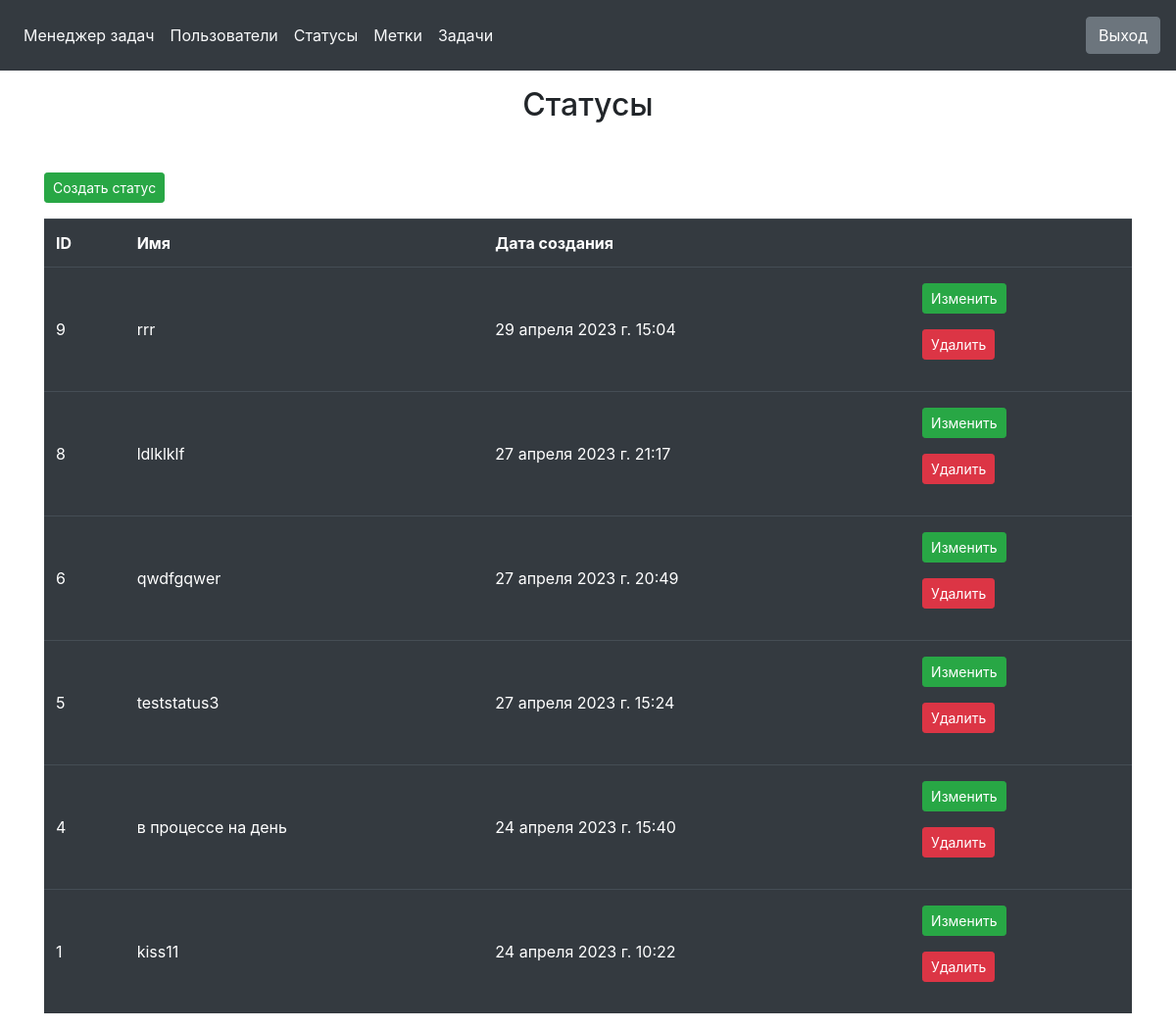
Page /statuses/ (signed in) on the earlier database version.
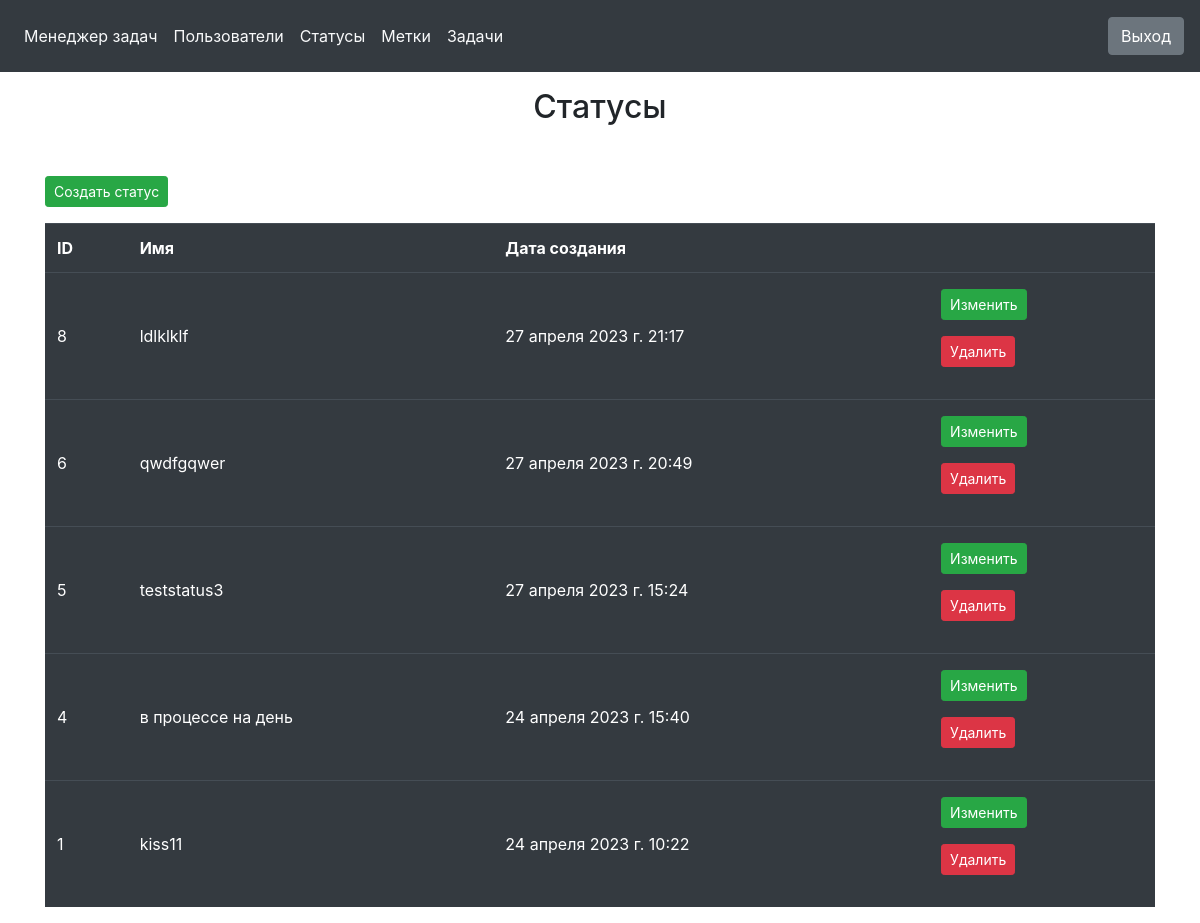
Same page on the later database version.
### task_manager/statuses/models.py (models this page shows, shortened)
class Statuses(models.Model):
    name = models.CharField(_('name'), max_length=255, unique=True)
    created_at = models.DateTimeField(_('created at'), auto_now_add=True)
    class Meta:
        verbose_name = _('Statuses')
        verbose_name_plural = _('Statuses')
        ordering = ['-created_at']

### task_manager/statuses/views.py (the view)
# urls.py: path('', StatusesView.as_view(), name='statuses'),
class StatusesView(BaseLoginRequiredMixin, ListView):
    model = Statuses
    template_name = 'statuses/index.html'

### task_manager/core/mixins.py (called while the page is built)
    @method_decorator(login_required_message)
    def dispatch(self, request, *args, **kwargs):
        return super().dispatch(request, *args, **kwargs)

### task_manager/templates/statuses/index.html
{% extends 'base.html' %}
{% load i18n %}
{% block content %}
<main>
    <div class="container">
        <h2 class="text-center mt-3"  style="min-height: 10vh;">{% trans "Statuses" %}</h2>
        <p><a href="{% url 'create_status' %}" class="btn btn-success btn-sm">{% trans "Create status" %}</a></p>
        <table class="table table-dark table-striped-columns">
            <thead>
                <tr class="font-weight-bold">
                    <td>{% trans "ID" %}</td>
                    <td>{% trans "Name" %}</td>
                    <td>{% trans "Created at" %}</td>
                    <td ></td>
                </tr>
            </thead>
            <tbody>
                {% for status in object_list %}
                <tr>
                    <td class="align-middle py-3">{{ status.id }}</td>
                    <td class="align-middle py-3">{{ status.name }}</td>
                    <td class="align-middle py-3">{{ status.created_at }}</td>
                    <td class="py-3">
                        <p><a href="{% url 'update_status' status.id %}" class="btn btn-success btn-sm">{% trans "Update" %}</a></p>
                        <p><a href="{% url 'delete_status' status.id %}" class="btn btn-danger btn-sm">{% trans "Delete"%}</a></p>
                    </td>
                </tr>
                {% endfor %}
            </tbody>
        </table>
    </div>
</main>
{% endblock %}

Differences in the rows shown:
removed Statuses: id "9", name "rrr", created_at "29 апреля 2023 г. 15:04"
